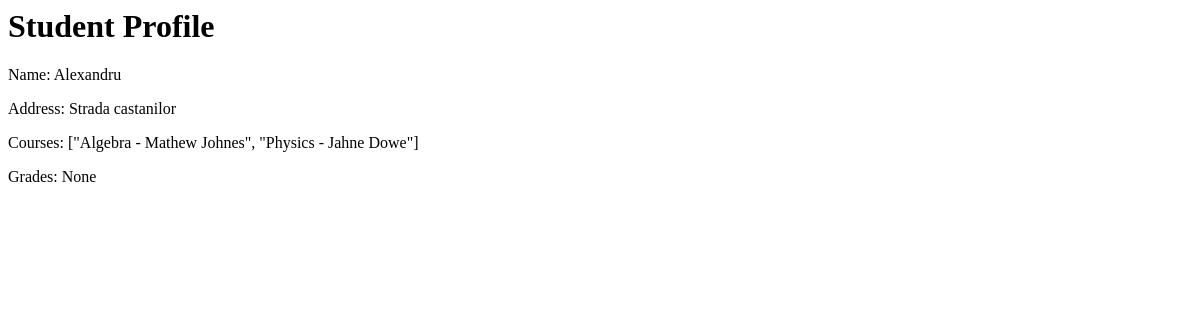
Before: /student/1 (signed in) with the older database file.
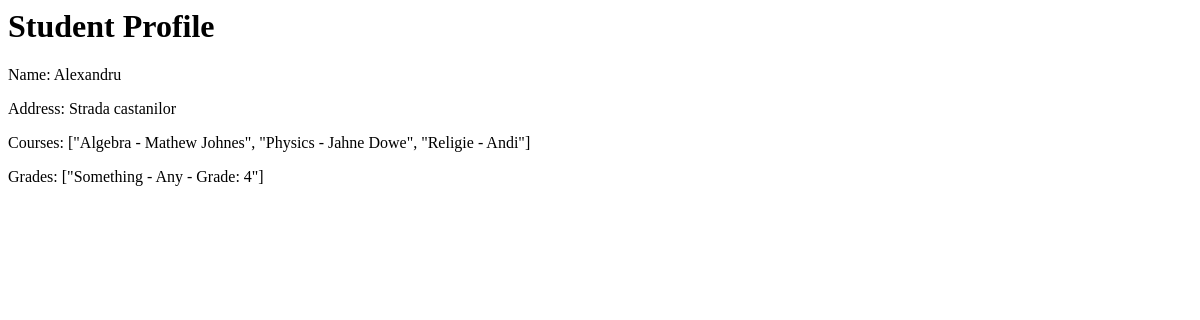
After: the same page with the newer database file.
### app.py (models this page shows, shortened)
class Student(db.Model):
    id = db.Column(db.Integer, primary_key=True)
    user_id = db.Column(db.Integer, db.ForeignKey('user.id'), nullable=False)
    name = db.Column(db.String(100), nullable=False)
    address = db.Column(db.String(200), nullable=False)
    courses = db.Column(db.Text, nullable=True) # Store as JSON or comma-separated values
    grades = db.Column(db.Text, nullable=True)  # Store as JSON or other formats
    group = db.Column(db.Text, nullable=True)   # Student group. 311CA 322CC 432CB
    user = db.relationship('User', back_populates='student')

### app.py (the view)
@app.route('/student/<int:student_id>')
@login_required
def view_student(student_id):
    if current_user.role != 'student':
        return redirect(url_for('home'))
    student_data = current_user.student
    return render_template('student_profile.html', student=student_data)

### app.py (called while the page is built)
@login_manager.user_loader
def load_user(user_id):
    return User.query.get(int(user_id))

### templates/student_profile.html
<h1>Student Profile</h1>
<p>Name: {{ student.name }}</p>
<p>Address: {{ student.address }}</p>
<p>Courses: {{ student.courses }}</p>
<p>Grades: {{ student.grades }}</p>

Changed rows visible on the page:
changed Student "Alexandru": courses "[\"Algebra - Mathew Johnes\", \"Physics - Jahne Dowe\"]" → "[\"Algebra - Mathew Johnes\", \"Physics - Jahne Dowe\", \"Religie - Andi\"]"; grades "None" → "[\"Something - Any - Grade: 4\"]"
